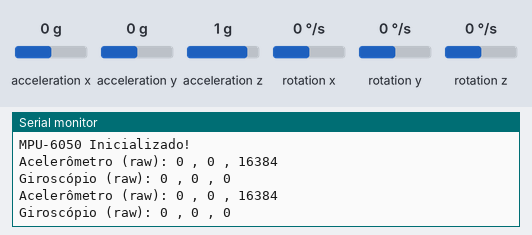
The sketch below on a simulated Arduino Uno, built with avr-gcc and run on an emulated ATmega328P. Parts: the last lines printed to the serial monitor. The inputs (shaded band) are chosen by the test bench; at power-on: acceleration x 0 g, acceleration y 0 g, acceleration z 1 g, rotation x 0 °/s, rotation y 0 °/s, rotation z 0 °/s.

Above: at 1.2 s.
1.3 s: acceleration x set to -1.4 g
At 2.6 s:
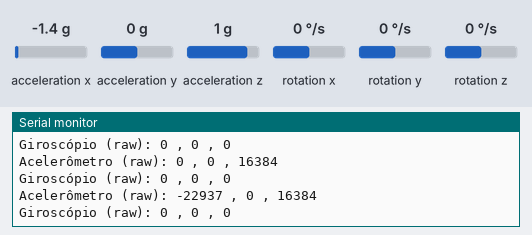
2.8 s: acceleration y set to -1.4 g
At 3.9 s:
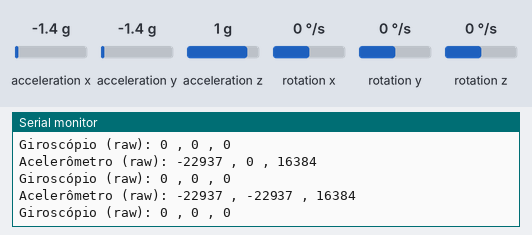
4.3 s: acceleration z set to -1.4 g
At 5.6 s:
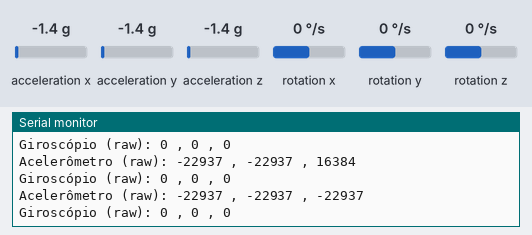
5.8 s: rotation x set to -192 °/s
At 6.9 s:
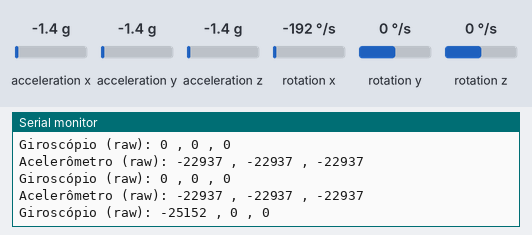
7.3 s: rotation y set to -192 °/s
At 7.3 s:
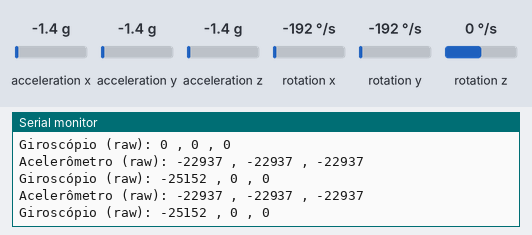

The sketch:

extracaoDados.ino
```cpp
#include <Wire.h>
#include <MPU6050.h>

MPU6050 mpu;

void setup() {
  Wire.begin();
  Serial.begin(9600);
  mpu.initialize(); // Inicializa a MPU-6050

  // Configuração do acelerômetro e do giroscópio
  mpu.setFullScaleGyroRange(0);  // ±250 °/s
  mpu.setFullScaleAccelRange(0); // ±2g

  // Inicia a comunicação serial
  Serial.println("MPU-6050 Inicializado!");
}

void loop() {
  // Lê os dados brutos do acelerômetro e do giroscópio
  int16_t acX, acY, acZ, temp, gyroX, gyroY, gyroZ;
  mpu.getMotion6(&acX, &acY, &acZ, &gyroX, &gyroY, &gyroZ);

  // Exibe os valores brutos no monitor serial
  Serial.print("Acelerômetro (raw): ");
  Serial.print(acX);
  Serial.print(" , ");
  Serial.print(acY);
  Serial.print(" , ");
  Serial.print(acZ);
  Serial.println();

  Serial.print("Giroscópio (raw): ");
  Serial.print(gyroX);
  Serial.print(" , ");
  Serial.print(gyroY);
  Serial.print(" , ");
  Serial.print(gyroZ);
  Serial.println();

  delay(1000); // Aguarda um segundo antes de ler novamente
}
```

Measured:
- after the input at 1.3 s, the serial monitor: prints a new line after 0.74 s (image 1)
- after the input at 2.8 s, the serial monitor: prints a new line after 0.25 s (image 2)
- after the input at 4.3 s, the serial monitor: prints a new line after 0.78 s (image 3)
- after the input at 5.8 s, the serial monitor: prints a new line after 0.34 s (image 4)
